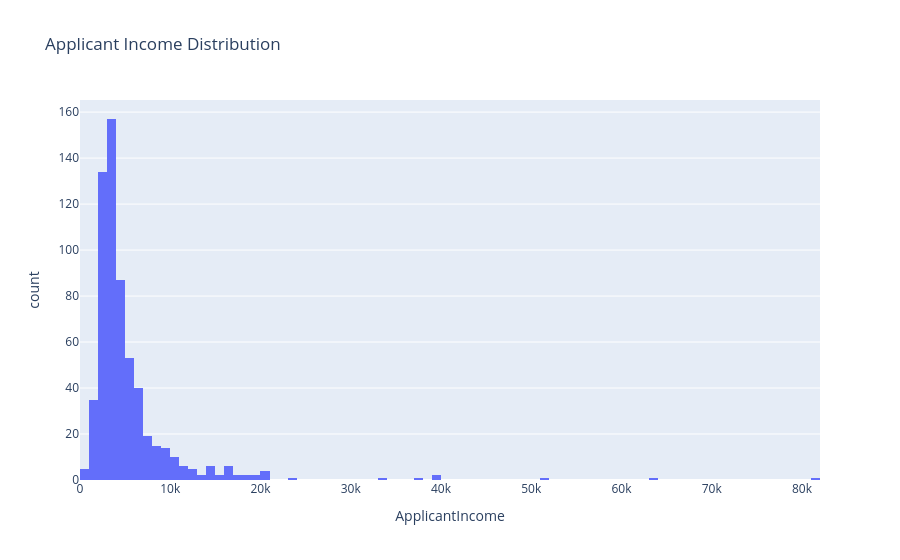

Write notebook code for a chart like this one.
### Code cell
# Now let's have a look at the distribution of the applicant income column
fig_applicant_income = px.histogram(data, x = 'ApplicantIncome', title = 'Applicant Income Distribution')
fig_applicant_income.show()

### Figure 1 — Plotly figure (JSON) as saved in the notebook; plotly's stock layout.template omitted (floating-point values rounded to 4 significant figures; data arrays with more than 128 entries replaced by an {"elided": "..."} marker saying what was removed)
{"data": [{"alignmentgroup": "True", "bingroup": "x", "hovertemplate": "ApplicantIncome=%{x}<br>count=%{y}<extra></extra>", "legendgroup": "", "marker": {"color": "#636efa", "pattern": {"shape": ""}}, "name": "", "offsetgroup": "", "orientation": "v", "showlegend": false, "type": "histogram", "x": {"elided": "614 int values"}, "xaxis": "x", "yaxis": "y"}], "layout": {"autosize": true, "barmode": "relative", "legend": {"tracegroupgap": 0}, "title": {"text": "Applicant Income Distribution"}, "xaxis": {"anchor": "y", "autorange": true, "domain": [0, 1], "range": [-0.5, 82000.0], "title": {"text": "ApplicantIncome"}, "type": "linear"}, "yaxis": {"anchor": "x", "autorange": true, "domain": [0, 1], "range": [0, 165.3], "title": {"text": "count"}}}}
